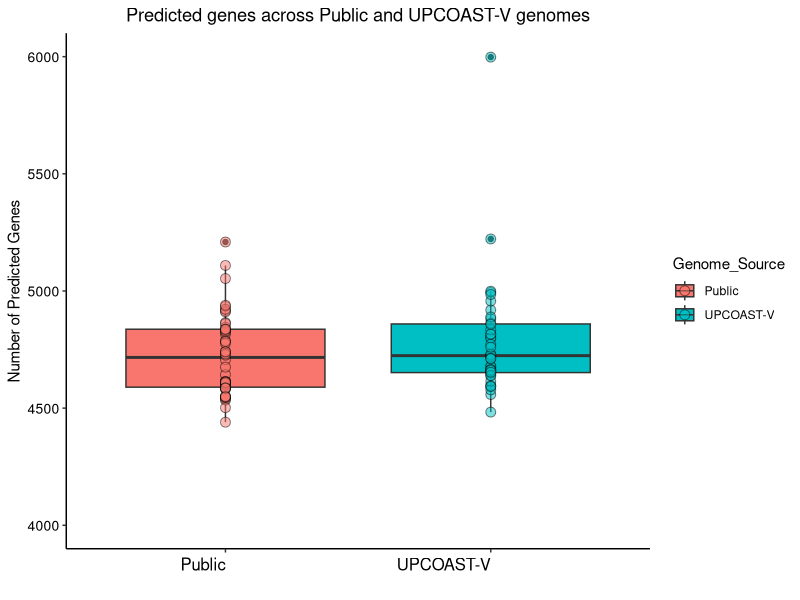
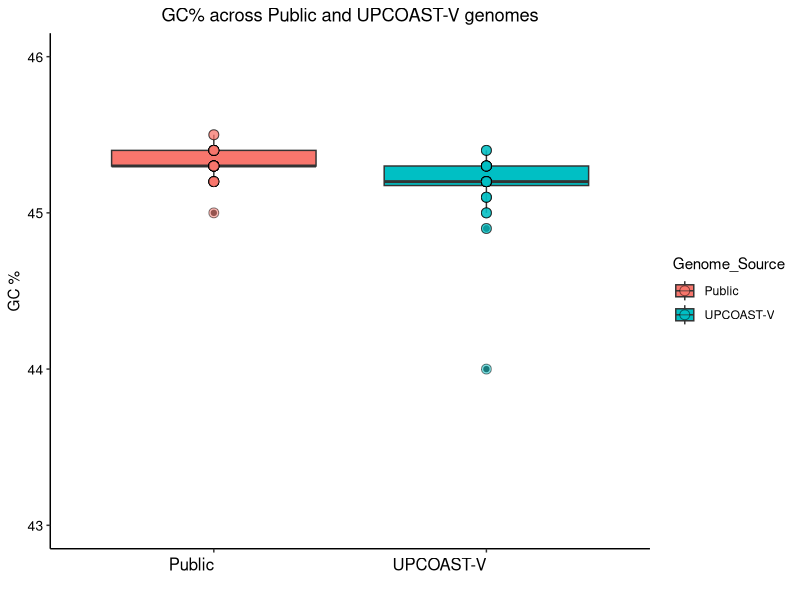
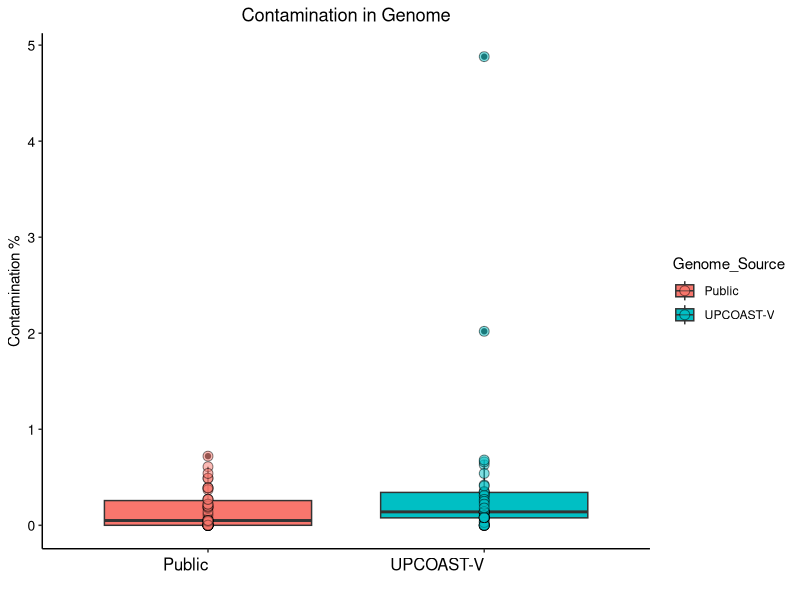

Recreate these plots in R, in order.
library(ggplot2)
library(tidyverse)
library(reshape2)
library(dplyr)
library(tibble)

checkm <- as.data.frame(read.csv(file = 'data/Checkm_qa.tsv',sep = '\t', header = TRUE))
checkm <- checkm[-nrow(checkm),]
checkm[checkm$GC < 45,]

checkm_df <- checkm %>% 
  mutate(Genome_Source = if_else(startsWith(as.character(Bin.Id), "GCF"), "Public", "UPCOAST-V"))

p <- ggplot(data= checkm_df) +
  geom_boxplot(aes(x=Genome_Source, y= X..predicted.genes, fill = Genome_Source)) +
  geom_point(aes(x=Genome_Source, y= X..predicted.genes, fill = Genome_Source), shape = 21, alpha = 0.5, size = 3 )+
  labs(title = "Predicted genes across Public and UPCOAST-V genomes",
       x = "",
       y = "Number of Predicted Genes")+
  ylim(4000, 6000)

p + theme(plot.title = element_text(hjust = 0.5), axis.text.x = element_text(angle = 0, vjust = 0.5, hjust=1, size = 12, colour = 'black'),
          axis.text.y = element_text(hjust = 0.5, size = 10, colour = 'black'), 
          axis.line = element_line(colour = "black"),
          panel.background = element_blank())

p1 <- ggplot(data =checkm_df) +
  geom_boxplot(aes(x=Genome_Source, y= GC, fill = Genome_Source)) +
  geom_point(aes(x=Genome_Source, y= GC, fill = Genome_Source), shape = 21, alpha = 0.5, size = 3 )+
  labs(title = "GC% across Public and UPCOAST-V genomes",
       x = "",
       y = "GC %")+
  ylim(43, 46)

p1 + theme(plot.title = element_text(hjust = 0.5), axis.text.x = element_text(angle = 0, vjust = 0.5, hjust=1, size = 12, colour = 'black'),
          axis.text.y = element_text(hjust = 0.5, size = 10, colour = 'black'), 
          axis.line = element_line(colour = "black"),
          panel.background = element_blank())

checkm_df

p1 <- ggplot(data =checkm_df) +
  geom_boxplot(aes(x=Genome_Source, y= Contamination, fill = Genome_Source)) +
  geom_point(aes(x=Genome_Source, y= Contamination, fill = Genome_Source), shape = 21, alpha = 0.5, size = 3 )+
  labs(title = "Contamination in Genome",
       x = "",
       y = "Contamination %")
p1 + theme(plot.title = element_text(hjust = 0.5), axis.text.x = element_text(angle = 0, vjust = 0.5, hjust=1, size = 12, colour = 'black'),
           axis.text.y = element_text(hjust = 0.5, size = 10, colour = 'black'), 
           axis.line = element_line(colour = "black"),
           panel.background = element_blank())


